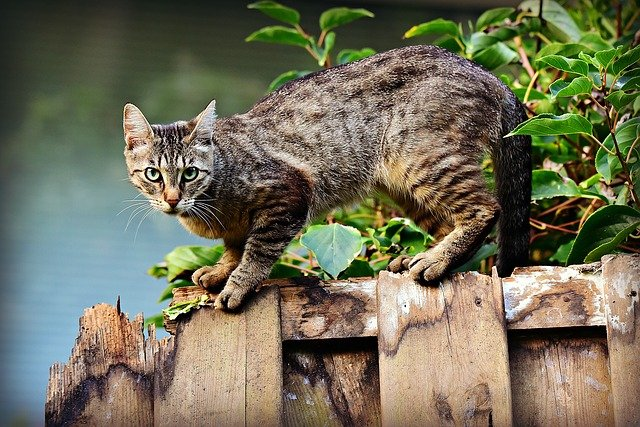
#> input picture Exploration/Exp07/data/cat5.jpg, 640 x 427 px, found by its file name
$ jupyter execute --allow-errors 'Exp07_ Assignment_HumanSegmentation.ipynb'
#> lines starting #> are read from the running program, lines starting #| are printed output that depends on the picture
# 인물사진 만들기
---

이번 프로젝트에서는 핸드폰카메라의 인물사진모드(portrait mode)를 구현해본다. 인물사진모드란 위 사진과 같이 인물만 명확히보이고 배경은 흐리게 보이게 만드는 기능이다. 인물사진모드 기능을 구현하기 위해 **Semantic Segmentation 모델인 DeepLab V3+** 를 사용할 것이다. 이미지 사진의 피사체(사람 또는 고양이)를 찾아 피사체는 그대로 나타내고 피사체을 제외한 배경은 아웃포커싱된것처럼 blur처리를하여 합성하는 것이다. 처리흐름은 아래와 같다.

### '인물사진 모드'인 사진 만들기 과정

- 배경이 있는 셀카를 촬영합니다. (배경과 사람의 거리가 약간 멀리 있으면 좋습니다.)
- 시맨틱 세그멘테이션(Semantic segmentation)으로 피사체(사람)와 배경을 분리합니다.
- 블러링(blurring) 기술로 배경을 흐리게 합니다.
- 피사체를 배경의 원래 위치에 합성합니다.

또한 DeepLab V3+ 모델을 이용해 만든 인물사진의 한계점을 짚어보고 이를 개선할수있는 방법도 함께 생각해보겠다.

---

# 1. 인물모드사진 구현

## 라이브러리

- urllib : 웹에서 데이터를 다운로드할 때 사용
- cv2 : OpenCV 라이브러리로 이미지를 처리
- pixellib : 시맨틱 세그멘테이션을 위한 기능 제공
 - [Pixellib OFFICIAL DOCUMENTATION](https://pixellib.readthedocs.io/)
 - [Pixellib github](https://github.com/ayoolaolafenwa/PixelLib)


[cell 1]
import os
import urllib
import cv2
import numpy as np
from pixellib.semantic import semantic_segmentation
from matplotlib import pyplot as plt

## DeepLab V3+ 모델 준비

- PixelLib를 이용하면 편하게 사용할 수 있다. PixelLib에서 제공해 주는 모델을 다운로드한다.

- semantic_segmentation : pixellib라이브러리의 시맨틱 세그멘테이션을 위한 클래스
- load_pascalvoc_model : 이 함수를 사용해 [**pascal voc 데이터셋**](http://host.robots.ox.ac.uk/pascal/VOC/index.html)에 대해 pretrained된 deeplabv3+ 모델을 불러온다.
 - pre-trained 모델 : deeplabv3_xception_tf_dim_ordering_tf_kernels.h5

## Pascal VOC data sets
image detection을 위한 dataset으로 classification, object detection, segmentation 평가 알고리즘을 구축하거나 평가하는데 매우 유명한 데이터 셋.

Pascal VOC 데이터셋 구조는 아래와 같다
```
├── Annotations  : JPEGImages에 담겨있는 이미지 oject detection을 위한 정답 데이터.
├── ImageSets : 특정 클래스가 어떤 이미지에 있는지 등에 대한 정보를 포함하는 폴더
├── JPEGImages : object dectection을 위한 입력 데이터. 이미지 파일들
├── SegmentationClass : Semantic segmentation을 학습하기위한 label 이미지들
└── SegmentationObject : Instance segmentation을 학습하기위한 label 이미지들
```

Pascal VOC data sets 은 20가지 오브젝트에 대한 데이터를 제공한다.

- Person: person
- Animal: bird, cat, cow, dog, horse, sheep
- Vehicle: aeroplane, bicycle, boat, bus, car, motorbike, train
- Indoor: bottle, chair, dining table, potted plant, sofa, tv/monitor

미리 라벨데이터를 정의해주겠다.

[cell 2]
# PASCAL VOC 데이터의 라벨 종류는 아래와 같습니다.
LABEL_NAMES = [
    'background', 'aeroplane', 'bicycle', 'bird', 'boat', 'bottle', 'bus',
    'car', 'cat', 'chair', 'cow', 'diningtable', 'dog', 'horse', 'motorbike',
    'person', 'pottedplant', 'sheep', 'sofa', 'train', 'tv'
]
len(LABEL_NAMES)

배경까지 포함하여 21가지 값(사람 -15, 고양이-8 등) 을 세그맨테이션에 대한 정보로 표시할수 있겠다.

[cell 3]
# 저장할 파일 이름을 결정합니다
model_dir = os.getenv('HOME')+'/aiffel/project/exp07_HumanSegmentation/models'
model_file = os.path.join(model_dir, 'deeplabv3_xception_tf_dim_ordering_tf_kernels.h5')

# PixelLib가 제공하는 모델의 url입니다
model_url = 'https://github.com/ayoolaolafenwa/PixelLib/releases/download/1.1/deeplabv3_xception_tf_dim_ordering_tf_kernels.h5'

# 다운로드를 시작합니다
urllib.request.urlretrieve(model_url, model_file)
#> (this line was passed over: the network is not available in this run)

#> (a cell that did not finish here is left out)

## 1.1 인물모드 사진 - 고양이

[cell 5]
img_path = os.getenv('HOME')+'/aiffel/project/exp07_HumanSegmentation/images/cat5.jpg'
img_orig = cv2.imread(img_path)
#> img_orig is the input picture: shape (427, 640, 3); mean B, G, R 88.8, 110.9, 113

print(img_orig.shape)
#| (427, 640, 3)
plt.imshow(cv2.cvtColor(img_orig, cv2.COLOR_BGR2RGB))
plt.show()

이제 위 고양이 이미지를 DeepLab V3+ 모델에 입력처리해보겠다.  segmentAsPascalvoc라는 함수 이름처럼 PASCAL VOC 데이터로 학습된 정보를 이용하여 이미지에 있는 객체정보(20가지 객체에 대한 정보와 세그맨테이션값)가 리턴된다.

#> (a cell that did not finish here is left out)

#> (a cell that did not finish here is left out)

#> (a cell that did not finish here is left out)

segvalues에는 class_ids와 masks가 있다. class_ids를 통해 어떤 객체가 담겨 있는지 알수 있고, masks를 통해 해당 객체를 세그맨테이션할 수 있는 정보(True:해당객체, False:객체가 아닌부분)이 들어 있다.

#> (a cell that did not finish here is left out)

class_ids 값으로 array([0, 8]) 이나왔다. 8에 대한 라벨인 고양이를 잘 세그맨테이션 했는지 리턴값으로 넘어온 output 으로 출력해보자

#> (a cell that did not finish here is left out)

output으로 그린 이미지에 고양이부분이 파란색으로 세그멘테이션되어있다.

각 객체마다 output에 어떤 색상은 아래와 같이 나타난다고 한다.

[cell 11]
# 아래 코드를 이해하지 않아도 좋습니다
# PixelLib에서 그대로 가져온 코드입니다
# 주목해야 할 것은 생상 코드 결과물이예요!
colormap = np.zeros((256, 3), dtype = int)
ind = np.arange(256, dtype=int)

for shift in reversed(range(8)):
    for channel in range(3):
        colormap[:, channel] |= ((ind >> channel) & 1) << shift
    ind >>= 3

colormap[:20]

PixelLib에 따르면 위와 같은 색을 20가지 객체에 대해 세그맨테이션결과로 표시한다고 한다.
고양이와 사람에 대한 색상은 아래와 같다. 여기서 주의할 것은 output 이미지가 BGR 순서로 채널 배치가 되어 있다는 점이다.
**colormap은 RGB 순서이므로 마스크적용시 BGR 순서로 바꿔주어야한다!**
- person : colormap[15]
- cat : colormap[8]

사람 외에도 다른 물체를 찾아내고 싶다면 colormap[class_id]처럼 찾아낼 수 있을 것이다.

[cell 12]
#cat
label_index = 8
print('cat RGB : ', colormap[label_index]) #  RGB 순서
seg_color = (colormap[label_index][2],  colormap[label_index][1],  colormap[label_index][0])
print('cat BGR : ', seg_color) #  BGR 순서

### 피사체 세그맨테이션하기

#> (a cell that did not finish here is left out)

np.all 함수에 의해 물체가 있는 위치는 1(True), 그 외에는 0(False)인 배열로 seg_map 이미지(**img_mask**)가 생성되었다.
이 부분을 원래 이미지와 겹쳐 보자.

[cell 14]
img_show = img_orig.copy()

# True과 False인 값을 각각 255과 0으로 바꿔줍니다
#> (the rest of this cell did not finish here and is left out)

### 배경 흐리게 하기
인물사진모드에서 피사체 이외의 부분 흐리게 보이는 처리를 해보겠다. blur() 함수를 이용하여 원본 이미지 전체를 흐리게만든다.

[cell 15]
# (13,13)은 blurring kernel size를 뜻합니다
# 다양하게 바꿔보세요
img_orig_blur = cv2.blur(img_orig, (13,13))
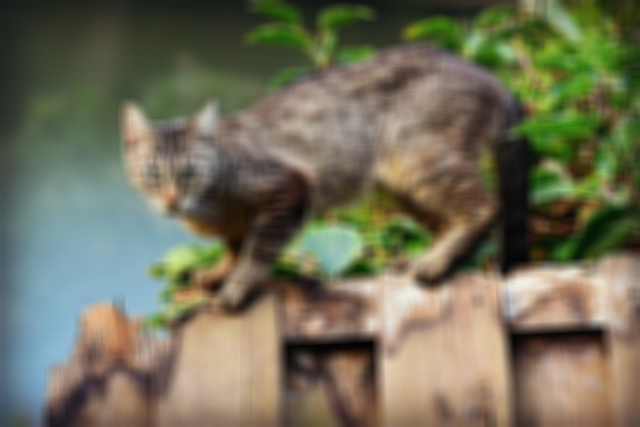
#> img_orig_blur: shape (427, 640, 3); mean B, G, R 88.8, 110.9, 113
plt.imshow(cv2.cvtColor(img_orig_blur, cv2.COLOR_BGR2RGB))
plt.show()


$ run again, with Exploration/Exp07/data/img1.jpg copied over Exploration/Exp07/data/cat5.jpg
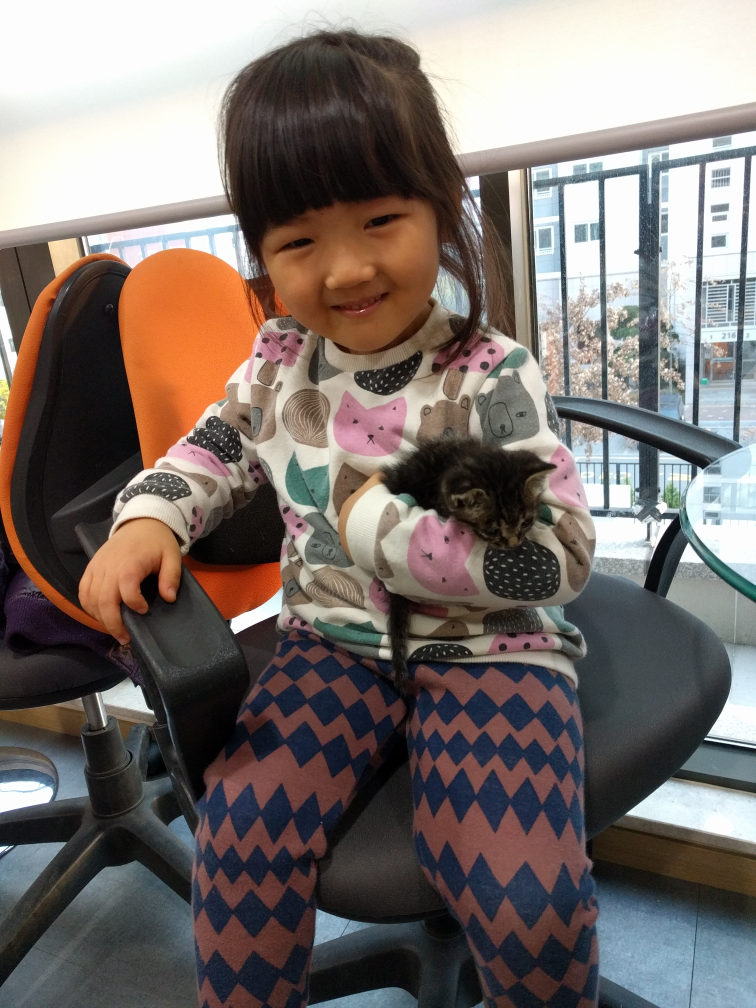
#> input picture Exploration/Exp07/data/img1.jpg, 1512 x 2016 px, found by its file name (shown at 1/2 size)
#> img_orig is the input picture: shape (2016, 1512, 3); mean B, G, R 107.7, 112, 121.4
#| (2016, 1512, 3)
#> `img_orig_blur = cv2.blur(img_orig, (13,13))`:
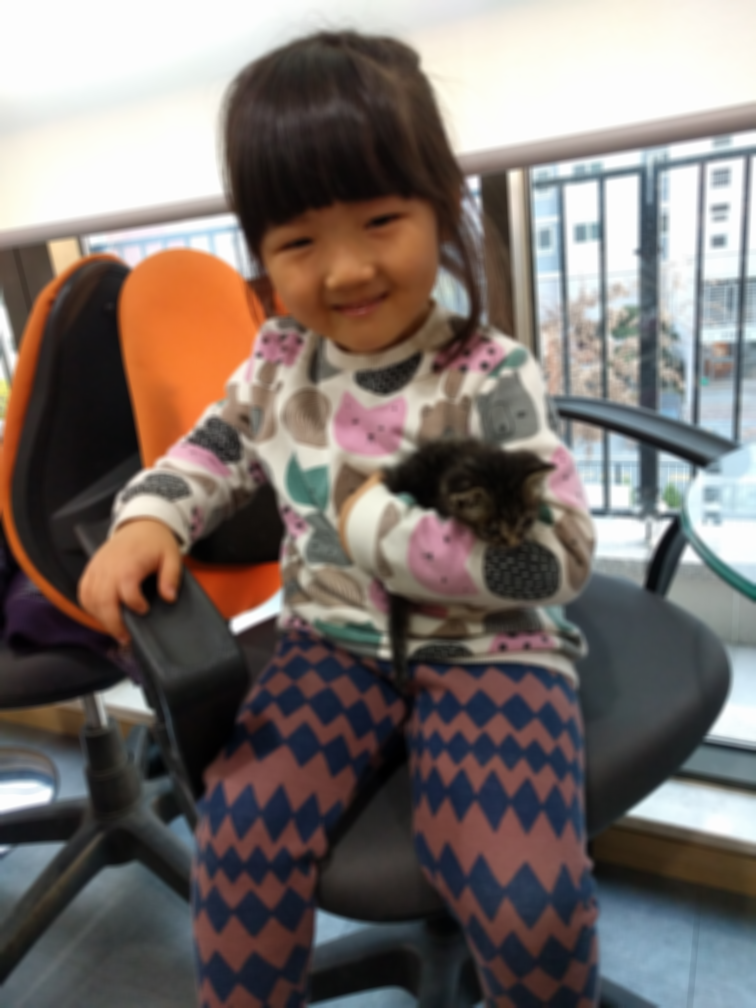
#> img_orig_blur: shape (2016, 1512, 3) (shown at 1/2 size); mean B, G, R 107.7, 112, 121.4

$ run again, with Exploration/Exp07/data/problem1.png saved as Exploration/Exp07/data/cat5.jpg
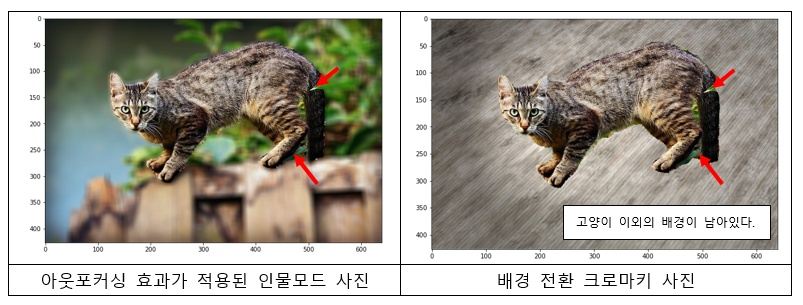
#> input picture Exploration/Exp07/data/problem1.png, 803 x 305 px, found by its file name
#> img_orig is the input picture: shape (305, 803, 3); mean B, G, R 155.5, 165.1, 169
#| (305, 803, 3)
#> `img_orig_blur = cv2.blur(img_orig, (13,13))`:
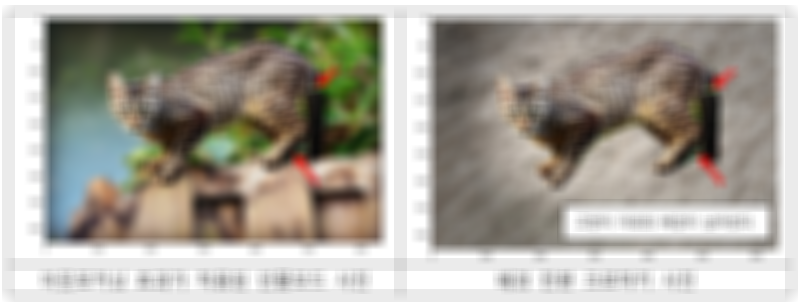
#> img_orig_blur: shape (305, 803, 3); mean B, G, R 155.5, 165, 169
